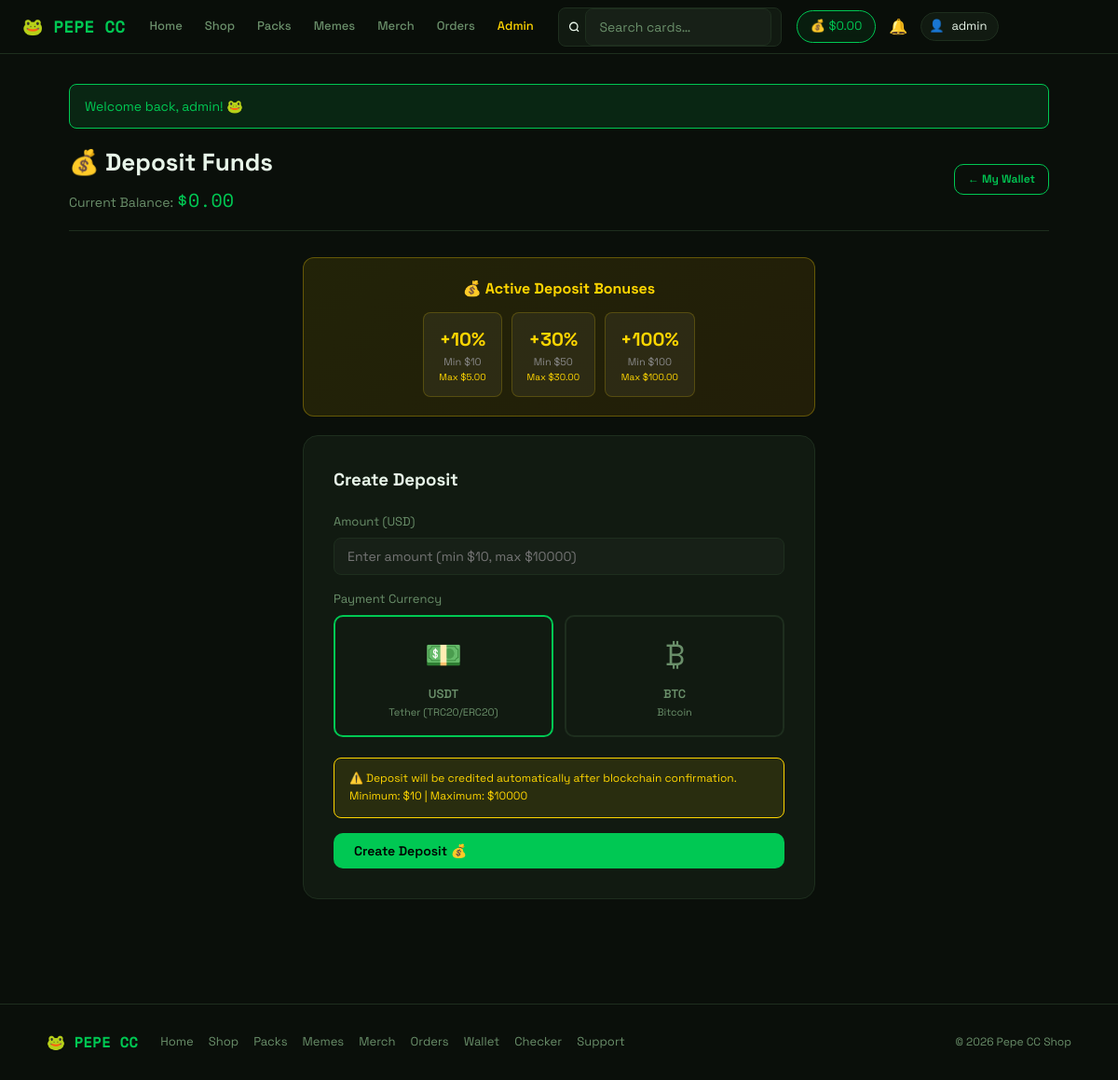
Screenshot of /user/deposit.php (signed in) with the database file from the repository.
### tables this page shows
CREATE TABLE IF NOT EXISTS users (
    id                INT AUTO_INCREMENT PRIMARY KEY,
    first_name        VARCHAR(100) NOT NULL,
    last_name         VARCHAR(100) NOT NULL,
    email             VARCHAR(191) NOT NULL UNIQUE,
    username          VARCHAR(100) NOT NULL UNIQUE,
    password          VARCHAR(255) NOT NULL,
    role              ENUM('user','admin','vendor') DEFAULT 'user',
    vendor_status     ENUM('pending','approved','rejected') DEFAULT NULL,
    shop_name         VARCHAR(255) DEFAULT NULL,
    shop_desc         TEXT         DEFAULT NULL,
    vendor_applied_at DATETIME     DEFAULT NULL,
    balance           DECIMAL(10,2) NOT NULL DEFAULT 0.00,
    total_spent       DECIMAL(10,2) NOT NULL DEFAULT 0.00,
    referral_code     VARCHAR(20)  DEFAULT NULL UNIQUE,
    referred_by       INT          DEFAULT NULL,
    vip_level         INT          DEFAULT 0,
    created_at        DATETIME     DEFAULT CURRENT_TIMESTAMP
);

CREATE TABLE IF NOT EXISTS deposit_bonuses (
    id              INT AUTO_INCREMENT PRIMARY KEY,
    min_amount      DECIMAL(10,2) NOT NULL,
    bonus_percent   INT           NOT NULL,
    max_bonus       DECIMAL(10,2) NOT NULL DEFAULT 100.00,
    is_active       TINYINT(1)    DEFAULT 1,
    created_at      DATETIME      DEFAULT CURRENT_TIMESTAMP
);

CREATE TABLE IF NOT EXISTS settings (
    id            INT AUTO_INCREMENT PRIMARY KEY,
    setting_key   VARCHAR(100) NOT NULL UNIQUE,
    setting_value TEXT,
    updated_at    DATETIME DEFAULT CURRENT_TIMESTAMP ON UPDATE CURRENT_TIMESTAMP
);

### config/oxapay.php (called while the page is built, shortened)
<?php
function getSetting($key) {
    $db = getDB();
    $stmt = $db->prepare("SELECT setting_value FROM settings WHERE setting_key=?");
    $stmt->bind_param("s", $key);
    $stmt->execute();
    $result = $stmt->get_result()->fetch_assoc();
    return $result ? $result['setting_value'] : '';
}
?>

### user/deposit.php (the view, shortened to what this page needs)
<?php
require_once __DIR__ . '/../config/helpers.php';
require_once __DIR__ . '/../config/oxapay.php';
$db = getDB();
$userId = (int)$_SESSION['user_id'];
$currentBalance = getBalance($userId);
$depositMin = (float)getSetting('deposit_min') ?: 10;
$depositMax = (float)getSetting('deposit_max') ?: 10000;
$depositBonusesEnabled = getSetting('deposit_bonuses_enabled') === '1';
$paymentData = null;
$depositBonuses = [];
if ($depositBonusesEnabled) {
    $bonusRes = $db->query("SELECT * FROM deposit_bonuses WHERE is_active=1 ORDER BY min_amount ASC");
    $depositBonuses = $bonusRes ? $bonusRes->fetch_all(MYSQLI_ASSOC) : [];
}
$pendStmt = $db->prepare("SELECT * FROM deposits WHERE user_id=? AND status='pending' ORDER BY created_at DESC LIMIT 1");
$pendStmt->bind_param("i", $userId);
$pendStmt->execute();
$pendingDeposit = $pendStmt->get_result()->fetch_assoc();
require_once __DIR__ . '/../includes/header.php';
?>
<div class="page-header">
  <div><h1>💰 Deposit Funds</h1><p>Current Balance: <span class="green mono" style="font-size:20px"><?= formatBalance($currentBalance) ?></span></p></div>
  <a class="btn btn-outline btn-sm" href="/user/balance.php">← My Wallet</a>
</div>
<?php if ($paymentData): ?>
  <div class="form-card" style="max-width:550px;border-color:var(--green)">
    <div style="text-align:center;margin-bottom:20px">
      <div style="font-size:48px">🔗</div>
      <h2 style="color:var(--green)">Payment Created!</h2>
      <p class="muted">Complete your payment within 30 minutes</p>
    </div>
    <div style="background:var(--surface2);border:1px solid var(--border);border-radius:10px;padding:16px;margin-bottom:16px">
      <div class="summary-row">
        <span>Amount</span>
        <span class="green mono" style="font-size:18px"><?= formatBalance($paymentData['amount']) ?></span>
      </div>
      <?php if (($paymentData['bonus'] ?? 0) > 0): ?>
      <div class="summary-row">
        <span>Bonus</span>
        <span class="green mono" style="color:#ffd600">+<?= formatBalance($paymentData['bonus']) ?></span>
      </div>
      <?php endif; ?>
      <div class="summary-row">
        <span>Currency</span>
        <span class="mono"><?= clean($paymentData['currency']) ?></span>
      </div>
      <div class="summary-row">
        <span>Order ID</span>
        <span class="mono" style="font-size:12px"><?= clean($paymentData['order_id']) ?></span>
      </div>
    </div>
    <div style="background:rgba(0,200,83,.1);border:1px solid var(--green);border-radius:10px;padding:16px;margin-bottom:16px">
      <label style="color:var(--green);font-weight:600;margin-bottom:8px;display:block">Send exactly this amount to:</label>
      <div style="background:var(--bg);border:1px solid var(--border);border-radius:8px;padding:12px;word-break:break-all;font-family:var(--mono);font-size:14px;user-select:all">
        <?= clean($paymentData['address'] ?: 'Address will appear after redirect') ?>
      </div>
    </div>
    <a href="<?= clean($paymentData['pay_url']) ?>" class="btn btn-primary" style="width:100%;text-align:center" target="_blank">
      Open Payment Page →
    </a>
    <p style="font-size:11px;color:var(--muted);text-align:center;margin-top:12px">
      After payment, balance will be credited automatically via webhook.
    </p>
  </div>
<?php else: ?>
<?php if (!empty($depositBonuses)): ?>
<div style="max-width:550px;margin:0 auto 20px;background:linear-gradient(135deg,rgba(255,214,0,.1),rgba(255,165,0,.1));border:1px solid rgba(255,214,0,.3);border-radius:12px;padding:20px">
  <h3 style="text-align:center;margin-bottom:12px;color:#ffd600;font-size:16px">💰 Active Deposit Bonuses</h3>
  <div style="display:flex;gap:10px;justify-content:center;flex-wrap:wrap">
    <?php foreach ($depositBonuses as $b): ?>
      <div style="background:rgba(255,255,255,.05);border:1px solid rgba(255,214,0,.2);border-radius:8px;padding:12px 16px;text-align:center">
        <div style="font-size:20px;font-weight:700;color:#ffd600">+<?= $b['bonus_percent'] ?>%</div>
        <div style="font-size:11px;color:#888">Min $<?= number_format($b['min_amount'], 0) ?></div>
        <div style="font-size:10px;color:#ffd600">Max <?= formatBalance((float)$b['max_bonus']) ?></div>
      </div>
    <?php endforeach; ?>
  </div>
</div>
<?php endif; ?>
  <div class="form-card" style="max-width:550px">
    <h3 style="margin-bottom:20px">Create Deposit</h3>
    <form method="POST">
      <div class="form-group">
        <label>Amount (USD)</label>
        <input type="number" name="amount" min="<?= $depositMin ?>" max="<?= $depositMax ?>" step="0.01"
               value="<?= clean($_POST['amount'] ?? '') ?>"
               placeholder="Enter amount (min $<?= $depositMin ?>, max $<?= $depositMax ?>)" required>
      </div>
      <div class="form-group">
        <label>Payment Currency</label>
        <div style="display:flex;gap:12px">
          <label style="flex:1;cursor:pointer;display:block;padding:16px;border:2px solid var(--border);border-radius:10px;text-align:center;transition:all .2s" id="lbl-usdt">
            <div style="font-size:32px;margin-bottom:6px">💵</div>
            <div style="font-weight:600">USDT</div>
            <div style="font-size:11px;color:var(--muted)">Tether (TRC20/ERC20)</div>
          </label>
          <label style="flex:1;cursor:pointer;display:block;padding:16px;border:2px solid var(--border);border-radius:10px;text-align:center;transition:all .2s" id="lbl-btc">
            <div style="font-size:32px;margin-bottom:6px">₿</div>
            <div style="font-weight:600">BTC</div>
            <div style="font-size:11px;color:var(--muted)">Bitcoin</div>
          </label>
        </div>
      </div>
      <div style="background:rgba(255,214,0,.1);border:1px solid #ffd600;border-radius:8px;padding:12px 16px;margin-bottom:16px;font-size:12px;color:#ffd600">
        ⚠️ Deposit will be credited automatically after blockchain confirmation. Minimum: $<?= $depositMin ?> | Maximum: $<?= $depositMax ?>
      </div>
      <button class="btn btn-primary" style="width:100%" type="submit">Create Deposit 💰</button>
    </form>
  </div>
<?php endif; ?>
<?php require_once __DIR__ . '/../includes/footer.php'; ?>

### includes/header.php (shortened to what this page needs)
<!DOCTYPE html>
<html lang="en">
<head>
  <link rel="stylesheet" href="/assets/style.css">
</head>
<body>
<?php
$__loggedIn = isLoggedIn();
$__isAdmin  = $__loggedIn && isAdmin();
$__user     = $__loggedIn ? currentUser() : null;
$__balance  = ($__loggedIn && $__user) ? getBalance((int)$__user['id']) : 0;
$__currentPath = parse_url($_SERVER['REQUEST_URI'] ?? '/', PHP_URL_PATH);
function __navActive(string $path): string {
    global $__currentPath;
    return $__currentPath === $path ? ' active' : '';
}
?>
<header class="topbar">
  <a class="logo" href="/index.php">🐸 PEPE CC</a>
  <nav class="nav-links">
    <a href="/index.php"         class="<?= __navActive('/index.php') ?>">Home</a>
    <a href="/shop.php"          class="<?= __navActive('/shop.php') ?>">Shop</a>
    <a href="/packs.php"         class="<?= __navActive('/packs.php') ?>">Packs</a>
    <a href="/memes.php"         class="<?= __navActive('/memes.php') ?>">Memes</a>
    <a href="/merch.php"         class="<?= __navActive('/merch.php') ?>">Merch</a>
    <?php if ($__loggedIn): ?>
      <a href="/orders.php"      class="<?= __navActive('/orders.php') ?>">Orders</a>
    <?php endif; ?>
    <?php if ($__isAdmin): ?>
      <a href="/admin/index.php" class="admin-link<?= strpos($__currentPath, '/admin') === 0 ? ' active' : '' ?>">Admin</a>
    <?php endif; ?>
  </nav>
  <form class="search-form hide-mobile" action="/shop.php" method="GET">
    <svg width="14" height="14" viewBox="0 0 24 24" fill="none" stroke="currentColor" stroke-width="2.5"><circle cx="11" cy="11" r="8"/><path d="m21 21-4.35-4.35"/></svg>
    <input type="text" name="search" placeholder="Search cards…" value="<?= htmlspecialchars($_GET['search'] ?? '', ENT_QUOTES, 'UTF-8') ?>">
  </form>
  <div class="user-area">
    <?php if ($__loggedIn && $__user): ?>
      <a href="/user/deposit.php" class="wallet-pill hide-mobile">
        💰 <?= formatBalance($__balance) ?>
      </a>
      <a href="/user/notifications.php" class="notif-bell">
        🔔
      </a>
      <div class="user-pill">
        <span>👤</span>
        <span class="user-pill-name"><?= htmlspecialchars($__user['username'], ENT_QUOTES, 'UTF-8') ?></span>
      </div>
    <?php else: ?>
      <a href="/auth/login.php"    class="btn btn-outline btn-sm">Sign In</a>
      <a href="/auth/register.php" class="btn btn-primary btn-sm hide-mobile">Register</a>
    <?php endif; ?>
  </div>
</header>
<div class="container">
<?= showFlash() ?>

### assets/style.css (style rules this page uses)
:root { --green: #00c853; --green-dark: #009624; --green-glow: rgba(0,200,83,.15); --bg: #0a0f0a; --surface: #111a11; --surface2: #172017; --border: #1e2e1e; --text: #e8f5e9; --muted: #6a8f6a; --red: #ff4444; --yellow: #ffd600; --radius: 10px; --font: 'Space Grotesk', sans-serif; --mono: 'Space Mono', monospace; }
*, *::before, *::after { box-sizing: border-box; margin: 0; padding: 0; }
body { font-family: var(--font); background: var(--bg); color: var(--text); min-height: 100vh; line-height: 1.6; overflow-x: hidden; }
a { color: var(--green); text-decoration: none; }
.topbar { position: sticky; top: 0; z-index: 100; background: rgba(10,15,10,.93); backdrop-filter: blur(12px); border-bottom: 1px solid var(--border); display: flex; align-items: center; padding: 0 24px; height: 58px; gap: 16px; }
.topbar .logo { font-family: var(--mono); font-size: 18px; font-weight: 700; color: var(--green); white-space: nowrap; }
.nav-links { display: flex; gap: 4px; }
.nav-links a { color: var(--muted); font-size: 13px; padding: 6px 10px; border-radius: 6px; transition: all .15s; font-weight: 500; }
.admin-link { color: var(--yellow) !important; }
.search-form { display: flex; align-items: center; gap: 6px; background: var(--surface); border: 1px solid var(--border); border-radius: 8px; padding: 0 10px; flex: 1; max-width: 240px; }
.search-form input { background: none; border: none; outline: none; color: var(--text); font-size: 13px; font-family: var(--font); width: 100%; padding: 7px 0; }
.search-form input::placeholder { color: var(--muted); }
.user-area { display: flex; gap: 8px; align-items: center; white-space: nowrap; }
.user-pill { display: flex; align-items: center; gap: 8px; background: var(--surface); border: 1px solid var(--border); border-radius: 20px; padding: 4px 12px 4px 8px; font-size: 13px; }
.wallet-pill { display: inline-flex; align-items: center; gap: 6px; background: rgba(0,200,83,.08); border: 1px solid var(--green); border-radius: 20px; padding: 6px 14px; font-size: 13px; text-decoration: none; transition: all .15s; white-space: nowrap; }
.container { max-width: 1100px; margin: 0 auto; padding: 32px 24px; }
.btn { display: inline-flex; align-items: center; gap: 6px; font-family: var(--font); font-size: 14px; font-weight: 600; padding: 10px 22px; border-radius: var(--radius); cursor: pointer; border: none; transition: all .15s; text-decoration: none; }
.btn-primary { background: var(--green); color: #000; }
.btn-outline { background: none; border: 1px solid var(--green); color: var(--green); }
.btn-sm { padding: 6px 14px; font-size: 12px; }
.page-header { display: flex; align-items: center; justify-content: space-between; border-bottom: 1px solid var(--border); padding-bottom: 16px; margin-bottom: 28px; }
.page-header h1 { font-size: 26px; }
.page-header p { color: var(--muted); font-size: 14px; margin-top: 3px; }
.form-card { background: var(--surface); border: 1px solid var(--border); border-radius: 16px; padding: 32px; max-width: 460px; margin: 0 auto; }
.form-group { margin-bottom: 16px; }
label { display: block; font-size: 13px; color: var(--muted); margin-bottom: 6px; }
input[type=text], input[type=email], input[type=password], input[type=number], select, textarea { width: 100%; background: var(--surface2); border: 1px solid var(--border); color: var(--text); border-radius: 8px; padding: 10px 14px; font-family: var(--font); font-size: 14px; outline: none; transition: border-color .15s; }
.mono { font-family: var(--mono); }
.green { color: var(--green); }
.user-pill-name { display: inline; }
.hide-mobile { display: inline-flex; }
.user-pill { position: relative; }
.notif-bell { position: relative; display: flex; align-items: center; color: var(--muted); padding: 6px; border-radius: 8px; transition: all .15s; cursor: pointer; }

### rows the page displays
users: formatBalance($__balance) "$0.00", username "admin", balance "$0.00"
deposit_bonuses: bonus_percent "10", min_amount "10", max_bonus "$5.00"
deposit_bonuses: bonus_percent "30", min_amount "50", max_bonus "$30.00"
deposit_bonuses: bonus_percent "100", min_amount "100", max_bonus "$100.00"
settings: amount "Enter amount (min $10, max $10000)", setting_value "10"
settings: setting_value "10000"

### other values shown
$f['msg'] "Welcome back, admin! 🐸"
